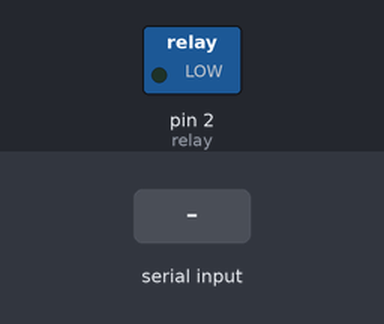
A sketch run on a simulated Arduino Uno, built with avr-gcc and run on an emulated ATmega328P. Parts: switched loads named in the sketch (green lamp = pin HIGH). The test bench sets the inputs (shaded band).

Above: at 1.2 s.
1.3 s: "off" received over Serial
At 2.7 s:
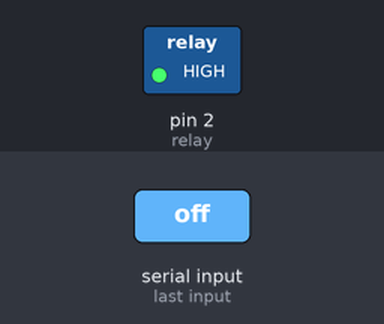
3.8 s: "on" received over Serial
At 5.7 s:
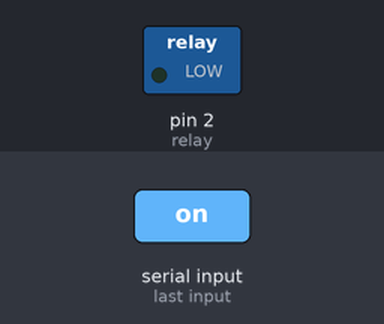
Timing chart, 0 to 7.2 s (numbered marks = the images above; inputs shaded):
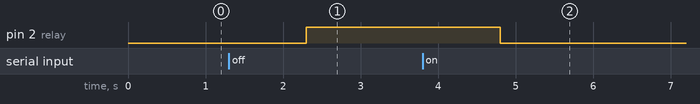

Measured:
- after the input at 1.3 s, pin 2 (relay): LOW → HIGH after 1.0 s
- after the input at 3.8 s, pin 2 (relay): HIGH → LOW after 1.0 s

The sketch:

arduino-relay-program.ino
```cpp
/****************************************************************
 * Target: Control Relay (with Bulb) from AWS
 *
 * Arduino is not having any internet connection
 * Raspberry Pi / Linux Desktop is having internect connection
 *
 * Arduino is connected with USB Port of my Desktop
 *
 * Input: Command from Rapsberry Pi
 * Output: Relay with Bulb
 ****************************************************************/

int relay=2; // bi-directional (both I&O)

void setup() {

  Serial.begin(9600); // initialising the Serial Port - 9600bps
  pinMode(relay,OUTPUT); // write permission
}

void loop() {

  // wait until rpi instructs command through USB (Serial)
  while(Serial.available()) { // on, off
    String s=Serial.readString();
    if(s=="on") {
      digitalWrite(relay,0); // bulb - on
    } else if(s=="off") {
      digitalWrite(relay,1); // bulb - off
    }
  }

}
```
